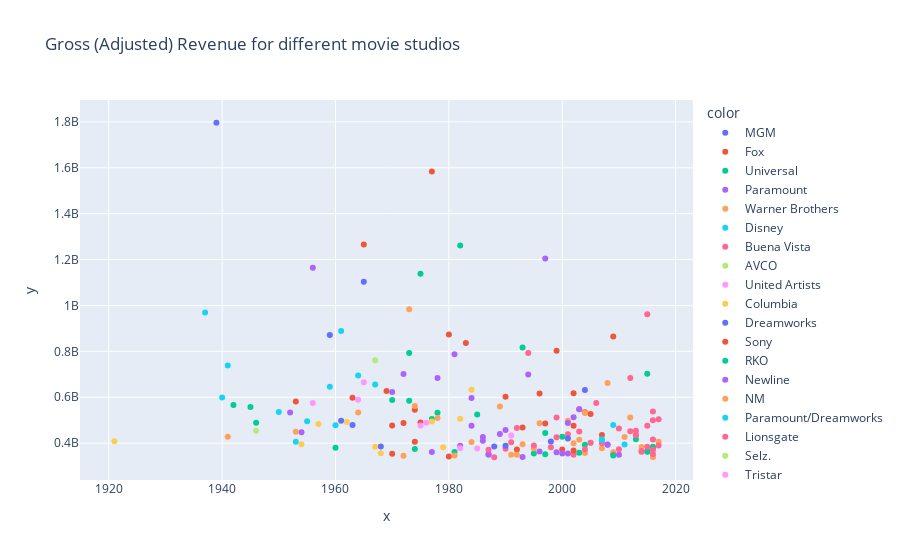

Here is the notebook cell this chart was saved with:
### Code cell
px.scatter(x = top_movies.column("Year"), 
           y = top_movies.column("Gross (Adjusted)"), 
           color = top_movies.column("Studio"),
           hover_name = top_movies.column("Title"),
          title='Gross (Adjusted) Revenue for different movie studios')

### Figure 1 — Plotly figure (JSON) as saved in the notebook; plotly's stock layout.template omitted (floating-point values rounded to 4 significant figures)
{"data": [{"hovertemplate": "<b>%{hovertext}</b><br><br>color=MGM<br>x=%{x}<br>y=%{y}<extra></extra>", "hovertext": ["Gone with the Wind", "Doctor Zhivago", "Ben-Hur", "West Side Story", "It's a Mad, Mad, Mad, Mad World", "2001: A Space Odyssey", "Rain Man"], "legendgroup": "MGM", "marker": {"color": "#636efa", "symbol": "circle"}, "mode": "markers", "name": "MGM", "orientation": "v", "showlegend": true, "type": "scatter", "x": [1939, 1965, 1959, 1961, 1963, 1968, 1988], "xaxis": "x", "y": [1796176700, 1103564200, 871220000, 497575800, 478952400, 385261600, 384863200], "yaxis": "y"}, {"hovertemplate": "<b>%{hovertext}</b><br><br>color=Fox<br>x=%{x}<br>y=%{y}<extra></extra>", "hovertext": ["Star Wars", "The Sound of Music", "The Empire Strikes Back", "Avatar", "Return of the Jedi", "Star Wars: Episode I - The Phantom Menace", "Butch Cassidy and the Sundance Kid", "Independence Day", "Home Alone", "Cleopatra (1963)", "The Robe", "The Towering Inferno", "Star Wars: Episode III - Revenge of the Sith", "The Rocky Horror Picture Show", "The Poseidon Adventure", "M.A.S.H.", "Star Wars: Episode II - Attack of the Clones", "Mrs. Doubtfire", "Young Frankenstein", "Deadpool", "Cast Away", "Home Alone 2: Lost in New York", "Patton", "9 to 5"], "legendgroup": "Fox", "marker": {"color": "#EF553B", "symbol": "circle"}, "mode": "markers", "name": "Fox", "orientation": "v", "showlegend": true, "type": "scatter", "x": [1977, 1965, 1980, 2009, 1983, 1999, 1969, 1996, 1990, 1963, 1953, 1974, 2005, 1975, 1972, 1970, 2002, 1993, 1974, 2016, 2000, 1992, 1970, 1980], "xaxis": "x", "y": [1583483200, 1266072700, 872825900, 865082100, 836188200, 802874300, 627259300, 615800300, 602157000, 597261000, 581890900, 545629600, 527395500, 489567200, 488078400, 477252600, 475334700, 468364200, 405804200, 375984600, 372439400, 372042900, 354164800, 341357800], "yaxis": "y"}, {"hovertemplate": "<b>%{hovertext}</b><br><br>color=Universal<br>x=%{x}<br>y=%{y}<extra></extra>", "hovertext": ["E.T.: The Extra-Terrestrial", "Jaws", "Jurassic Park", "The Sting", "Jurassic World", "Airport", "American Graffiti", "National Lampoon's Animal House", "Back to the Future", "Smokey and the Bandit", "The Lost World: Jurassic Park", "How the Grinch Stole Christmas", "Despicable Me 2", "Meet the Fockers", "The Secret Life of Pets", "Psycho", "Earthquake", "Furious 7", "Minions", "On Golden Pond", "Bruce Almighty", "Apollo 13", "Liar Liar"], "legendgroup": "Universal", "marker": {"color": "#00cc96", "symbol": "circle"}, "mode": "markers", "name": "Universal", "orientation": "v", "showlegend": true, "type": "scatter", "x": [1982, 1975, 1993, 1973, 2015, 1970, 1973, 1978, 1985, 1977, 1997, 2000, 2013, 2004, 2016, 1960, 1974, 2015, 2015, 1981, 2003, 1995, 1997], "xaxis": "x", "y": [1261085000, 1138620700, 817186200, 792480000, 702747400, 587729300, 584200000, 532424500, 524960300, 505244700, 443699500, 427669700, 416888500, 392698200, 384704200, 379306800, 374728300, 364701500, 361949600, 360794700, 358002000, 354335300, 351359500], "yaxis": "y"}, {"hovertemplate": "<b>%{hovertext}</b><br><br>color=Paramount<br>x=%{x}<br>y=%{y}<extra></extra>", "hovertext": ["Titanic", "The Ten Commandments", "Raiders of the Lost Ark", "The Godfather", "Forrest Gump", "Grease", "Love Story", "Beverly Hills Cop", "The Greatest Showman on Earth", "Indiana Jones and the Temple of Doom", "Ghost", "Rear Window", "Indiana Jones and the Last Crusade", "Top Gun", "Crocodile Dundee", "Iron Man", "Indiana Jones and the Kingdom of the Crystal Skull", "An Officer and a Gentleman", "Mission: Impossible", "Saturday Night Fever", "Mission: Impossible II", "Fatal Attraction", "Beverly Hills Cop II", "Iron Man 2", "The Firm"], "legendgroup": "Paramount", "marker": {"color": "#ab63fa", "symbol": "circle"}, "mode": "markers", "name": "Paramount", "orientation": "v", "showlegend": true, "type": "scatter", "x": [1997, 1956, 1981, 1972, 1994, 1978, 1970, 1984, 1952, 1984, 1990, 1954, 1989, 1986, 1986, 2008, 2008, 1982, 1996, 1977, 2000, 1987, 1987, 2010, 1993], "xaxis": "x", "y": [1204368000, 1164590000, 787003100, 701621600, 698884100, 684256200, 622283500, 596963700, 533400000, 475906700, 457525800, 447653700, 439312600, 426989100, 410739900, 394234700, 392622400, 388109400, 364011000, 360976100, 355286400, 352761800, 349381600, 349375100, 340028200], "yaxis": "y"}, {"hovertemplate": "<b>%{hovertext}</b><br><br>color=Warner Brothers<br>x=%{x}<br>y=%{y}<extra></extra>", "hovertext": ["The Exorcist", "The Dark Knight", "Blazing Saddles", "Batman", "My Fair Lady", "The Dark Knight Rises", "Superman", "Harry Potter and the Sorcerer's Stone", "Twister", "House of Wax", "Sergeant York", "Harry Potter and the Deathly Hallows Part 2", "The Matrix Reloaded", "Wonder Woman", "Gremlins", "Harry Potter and the Goblet of Fire", "Harry Potter and the Chamber of Secrets", "The Fugitive", "American Sniper", "Harry Potter and the Order of the Phoenix", "Batman Forever", "Harry Potter and the Half-Blood Prince", "Harry Potter and the Prisoner of Azkaban", "Robin Hood: Prince of Thieves", "Batman Returns", "Superman II", "What's Up, Doc?", "Batman v Superman: Dawn of Justice", "Suicide Squad"], "legendgroup": "Warner Brothers", "marker": {"color": "#FFA15A", "symbol": "circle"}, "mode": "markers", "name": "Warner Brothers", "orientation": "v", "showlegend": true, "type": "scatter", "x": [1973, 2008, 1974, 1989, 1964, 2012, 1978, 2001, 1996, 1953, 1941, 2011, 2003, 2017, 1984, 2005, 2002, 1993, 2014, 2007, 1995, 2009, 2004, 1991, 1992, 1981, 1972, 2016, 2016], "xaxis": "x", "y": [983226600, 661980500, 562200300, 559666600, 533400000, 511902300, 509913700, 497066400, 486177500, 449228700, 427815200, 426630300, 415126800, 406381596, 404336400, 401608200, 399302200, 394692100, 382981200, 377314200, 376100400, 359788300, 357233500, 349463400, 348813000, 345960800, 345141200, 340137000, 339411900], "yaxis": "y"}, {"hovertemplate": "<b>%{hovertext}</b><br><br>color=Disney<br>x=%{x}<br>y=%{y}<extra></extra>", "hovertext": ["Snow White and the Seven Dwarves", "101 Dalmatians", "Fantasia", "Mary Poppins", "The Jungle Book", "Sleeping Beauty", "Pinocchio", "Cinderella (1950)", "Lady and the Tramp", "Swiss Family Robinson", "Peter Pan"], "legendgroup": "Disney", "marker": {"color": "#19d3f3", "symbol": "circle"}, "mode": "markers", "name": "Disney", "orientation": "v", "showlegend": true, "type": "scatter", "x": [1937, 1961, 1941, 1964, 1967, 1959, 1940, 1950, 1955, 1960, 1953], "xaxis": "x", "y": [969010000, 888264400, 738256500, 695036400, 655014400, 646090100, 599215600, 536079700, 495483100, 478353100, 405593100], "yaxis": "y"}, {"hovertemplate": "<b>%{hovertext}</b><br><br>color=Buena Vista<br>x=%{x}<br>y=%{y}<extra></extra>", "hovertext": ["Star Wars: The Force Awakens", "The Lion King", "Marvel's The Avengers", "Pirates of the Caribbean: Dead Man's Chest", "Finding Nemo", "Rogue One: A Star Wars Story", "The Sixth Sense", "Beauty and the Beast (2017)", "Finding Dory", "Avengers: Age of Ultron", "Aladdin", "Toy Story 3", "Pirates of the Caribbean: The Curse of the Black Pearl", "Monsters, Inc.", "Frozen", "Iron Man 3", "Toy Story 2", "Captain America: Civil War", "Beauty and the Beast", "The Chronicles of Narnia: The Lion, the Witch and the Wa ...", "Pirates of the Caribbean: At World's End", "Toy Story", "Guardians of the Galaxy Vol. 2", "Inside Out", "Armageddon", "Pretty Woman", "Alice in Wonderland (2010)", "The Incredibles", "The Jungle Book (2016)", "Three Men and a Baby", "GUnited Artistsrdians of the Galaxy", "Zootopia", "Up", "Signs", "Who Framed Roger Rabbit"], "legendgroup": "Buena Vista", "marker": {"color": "#FF6692", "symbol": "circle"}, "mode": "markers", "name": "Buena Vista", "orientation": "v", "showlegend": true, "type": "scatter", "x": [2015, 1994, 2012, 2006, 2003, 2016, 1999, 2017, 2016, 2015, 1992, 2010, 2003, 2001, 2013, 2013, 1999, 2016, 1991, 2005, 2007, 1995, 2017, 2015, 1998, 1990, 2010, 2004, 2016, 1987, 2014, 2016, 2009, 2002, 1988], "xaxis": "x", "y": [961143200, 792511700, 683474000, 574546200, 547504100, 537326000, 511878400, 504014165, 499245400, 475854300, 466212500, 464074600, 450268700, 438749200, 435974700, 433906300, 425266700, 415654000, 403283400, 401616500, 399818000, 389989400, 389397196, 383928800, 382096000, 374948400, 373705500, 373646300, 370808400, 370746600, 366068600, 352098200, 349143900, 348787100, 338409100], "yaxis": "y"}, {"hovertemplate": "<b>%{hovertext}</b><br><br>color=AVCO<br>x=%{x}<br>y=%{y}<extra></extra>", "hovertext": ["The Graduate"], "legendgroup": "AVCO", "marker": {"color": "#B6E880", "symbol": "circle"}, "mode": "markers", "name": "AVCO", "orientation": "v", "showlegend": true, "type": "scatter", "x": [1967], "xaxis": "x", "y": [760778000], "yaxis": "y"}, {"hovertemplate": "<b>%{hovertext}</b><br><br>color=United Artists<br>x=%{x}<br>y=%{y}<extra></extra>", "hovertext": ["Thunderball", "Goldfinger", "Around the World in 80 Days", "Rocky", "One Flew Over the Cuckoo's Nest", "Rocky III"], "legendgroup": "United Artists", "marker": {"color": "#FF97FF", "symbol": "circle"}, "mode": "markers", "name": "United Artists", "orientation": "v", "showlegend": true, "type": "scatter", "x": [1965, 1964, 1956, 1976, 1975, 1982], "xaxis": "x", "y": [664972000, 589407000, 574430800, 489305400, 477262800, 377942800], "yaxis": "y"}, {"hovertemplate": "<b>%{hovertext}</b><br><br>color=Columbia<br>x=%{x}<br>y=%{y}<extra></extra>", "hovertext": ["Ghostbusters", "Tootsie", "Close Encounters of the Third Kind", "Lawrence of Arabia", "The Bridge on the River Kwai", "The Caine Mutiny", "Guess Who's Coming to Dinner", "Kramer Vs. Kramer", "Funny Girl"], "legendgroup": "Columbia", "marker": {"color": "#FECB52", "symbol": "circle"}, "mode": "markers", "name": "Columbia", "orientation": "v", "showlegend": true, "type": "scatter", "x": [1984, 1982, 1977, 1962, 1957, 1954, 1967, 1979, 1968], "xaxis": "x", "y": [632734400, 505876000, 494066600, 492359800, 483616000, 394607100, 384554700, 382450000, 355950700], "yaxis": "y"}, {"hovertemplate": "<b>%{hovertext}</b><br><br>color=Dreamworks<br>x=%{x}<br>y=%{y}<extra></extra>", "hovertext": ["Shrek 2", "Shrek", "Saving Private Ryan"], "legendgroup": "Dreamworks", "marker": {"color": "#636efa", "symbol": "circle"}, "mode": "markers", "name": "Dreamworks", "orientation": "v", "showlegend": true, "type": "scatter", "x": [2004, 2001, 1998], "xaxis": "x", "y": [631642700, 420413700, 406691500], "yaxis": "y"}, {"hovertemplate": "<b>%{hovertext}</b><br><br>color=Sony<br>x=%{x}<br>y=%{y}<extra></extra>", "hovertext": ["Spider-Man", "Spider-Man 2", "Men in Black", "Spider-Man 3"], "legendgroup": "Sony", "marker": {"color": "#EF553B", "symbol": "circle"}, "mode": "markers", "name": "Sony", "orientation": "v", "showlegend": true, "type": "scatter", "x": [2002, 2004, 1997, 2007], "xaxis": "x", "y": [617719400, 534811300, 485542200, 434848000], "yaxis": "y"}, {"hovertemplate": "<b>%{hovertext}</b><br><br>color=RKO<br>x=%{x}<br>y=%{y}<extra></extra>", "hovertext": ["Bambi", "The Bells of St. Mary's", "The Best Years of Our Lives"], "legendgroup": "RKO", "marker": {"color": "#00cc96", "symbol": "circle"}, "mode": "markers", "name": "RKO", "orientation": "v", "showlegend": true, "type": "scatter", "x": [1942, 1945, 1946], "xaxis": "x", "y": [566403700, 557803900, 488950000], "yaxis": "y"}, {"hovertemplate": "<b>%{hovertext}</b><br><br>color=Newline<br>x=%{x}<br>y=%{y}<extra></extra>", "hovertext": ["The Lord of the Rings: The Return of the King", "The Lord of the Rings: The Two Towers", "The Lord of the Rings: The Fellowship of the Ring", "Austin Powers: The Spy Who Shagged Me", "Rush Hour 2"], "legendgroup": "Newline", "marker": {"color": "#ab63fa", "symbol": "circle"}, "mode": "markers", "name": "Newline", "orientation": "v", "showlegend": true, "type": "scatter", "x": [2003, 2002, 2001, 1999, 2001], "xaxis": "x", "y": [547976900, 513177800, 487165600, 360570200, 355229800], "yaxis": "y"}, {"hovertemplate": "<b>%{hovertext}</b><br><br>color=NM<br>x=%{x}<br>y=%{y}<extra></extra>", "hovertext": ["The Passion of the Christ"], "legendgroup": "NM", "marker": {"color": "#FFA15A", "symbol": "circle"}, "mode": "markers", "name": "NM", "orientation": "v", "showlegend": true, "type": "scatter", "x": [2004], "xaxis": "x", "y": [530776000], "yaxis": "y"}, {"hovertemplate": "<b>%{hovertext}</b><br><br>color=Paramount/Dreamworks<br>x=%{x}<br>y=%{y}<extra></extra>", "hovertext": ["Transformers: Revenge of the Fallen", "Shrek the Third", "Transformers", "Transformers: Dark of the Moon"], "legendgroup": "Paramount/Dreamworks", "marker": {"color": "#19d3f3", "symbol": "circle"}, "mode": "markers", "name": "Paramount/Dreamworks", "orientation": "v", "showlegend": true, "type": "scatter", "x": [2009, 2007, 2007, 2011], "xaxis": "x", "y": [479179200, 417002900, 412514300, 393479300], "yaxis": "y"}, {"hovertemplate": "<b>%{hovertext}</b><br><br>color=Lionsgate<br>x=%{x}<br>y=%{y}<extra></extra>", "hovertext": ["The Hunger Games: Catching Fire", "The Hunger Games", "The Hunger Games: Mockingjay - Part 1"], "legendgroup": "Lionsgate", "marker": {"color": "#FF6692", "symbol": "circle"}, "mode": "markers", "name": "Lionsgate", "orientation": "v", "showlegend": true, "type": "scatter", "x": [2013, 2012, 2014], "xaxis": "x", "y": [454409200, 452174400, 362062100], "yaxis": "y"}, {"hovertemplate": "<b>%{hovertext}</b><br><br>color=Selz.<br>x=%{x}<br>y=%{y}<extra></extra>", "hovertext": ["Duel in the Sun"], "legendgroup": "Selz.", "marker": {"color": "#B6E880", "symbol": "circle"}, "mode": "markers", "name": "Selz.", "orientation": "v", "showlegend": true, "type": "scatter", "x": [1946], "xaxis": "x", "y": [453571400], "yaxis": "y"}, {"hovertemplate": "<b>%{hovertext}</b><br><br>color=Tristar<br>x=%{x}<br>y=%{y}<extra></extra>", "hovertext": ["Terminator 2: Judgment Day", "Rambo: First Blood Part II"], "legendgroup": "Tristar", "marker": {"color": "#FF97FF", "symbol": "circle"}, "mode": "markers", "name": "Tristar", "orientation": "v", "showlegend": true, "type": "scatter", "x": [1991, 1985], "xaxis": "x", "y": [433104200, 376674100], "yaxis": "y"}, {"hovertemplate": "<b>%{hovertext}</b><br><br>color=Metro<br>x=%{x}<br>y=%{y}<extra></extra>", "hovertext": ["The Four Horsemen of the Apocalypse"], "legendgroup": "Metro", "marker": {"color": "#FECB52", "symbol": "circle"}, "mode": "markers", "name": "Metro", "orientation": "v", "showlegend": true, "type": "scatter", "x": [1921], "xaxis": "x", "y": [408214300], "yaxis": "y"}, {"hovertemplate": "<b>%{hovertext}</b><br><br>color=Orion<br>x=%{x}<br>y=%{y}<extra></extra>", "hovertext": ["Dances with Wolves"], "legendgroup": "Orion", "marker": {"color": "#636efa", "symbol": "circle"}, "mode": "markers", "name": "Orion", "orientation": "v", "showlegend": true, "type": "scatter", "x": [1990], "xaxis": "x", "y": [388486700], "yaxis": "y"}, {"hovertemplate": "<b>%{hovertext}</b><br><br>color=IFC<br>x=%{x}<br>y=%{y}<extra></extra>", "hovertext": ["My Big Fat Greek Wedding"], "legendgroup": "IFC", "marker": {"color": "#EF553B", "symbol": "circle"}, "mode": "markers", "name": "IFC", "orientation": "v", "showlegend": true, "type": "scatter", "x": [2002], "xaxis": "x", "y": [368219200], "yaxis": "y"}, {"hovertemplate": "<b>%{hovertext}</b><br><br>color=Sum.<br>x=%{x}<br>y=%{y}<extra></extra>", "hovertext": ["The Twilight Saga: New Moon"], "legendgroup": "Sum.", "marker": {"color": "#00cc96", "symbol": "circle"}, "mode": "markers", "name": "Sum.", "orientation": "v", "showlegend": true, "type": "scatter", "x": [2009], "xaxis": "x", "y": [345910600], "yaxis": "y"}], "layout": {"legend": {"title": {"text": "color"}, "tracegroupgap": 0}, "title": {"text": "Gross (Adjusted) Revenue for different movie studios"}, "xaxis": {"anchor": "y", "domain": [0, 1], "title": {"text": "x"}}, "yaxis": {"anchor": "x", "domain": [0, 1], "title": {"text": "y"}}}}
